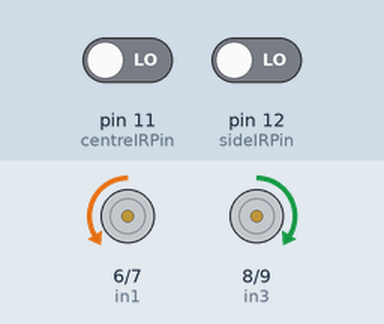
Bench run of a sketch on a simulated Arduino Uno, built with avr-gcc and run on an emulated ATmega328P. Parts: motor-driver pin pairs drawn as motors (green arrow = first pin HIGH = forward, orange = second pin HIGH = backward, longer = more drive, scaled by the enable pin). Inputs (shaded band) come from the test bench; at power-on: pin 11 (centreIRPin) LOW, pin 12 (sideIRPin) LOW.

Above: at 1.2 s.
1.3 s: pin 11 (centreIRPin) driven HIGH
At 2.5 s:
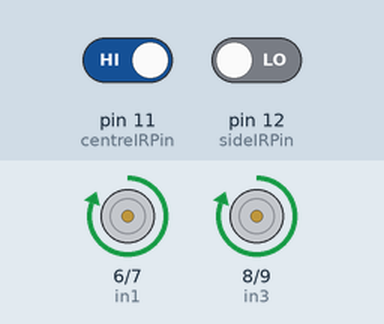
2.8 s: pin 11 (centreIRPin) driven LOW
At 4.0 s:
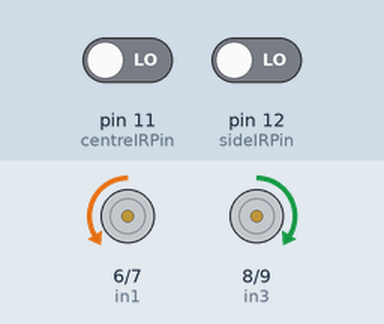
4.3 s: pin 12 (sideIRPin) driven HIGH
At 4.9 s:
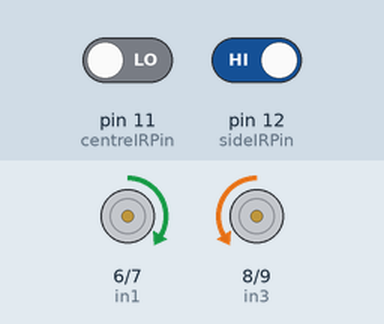
5.8 s: pin 12 (sideIRPin) driven LOW
At 8.6 s:
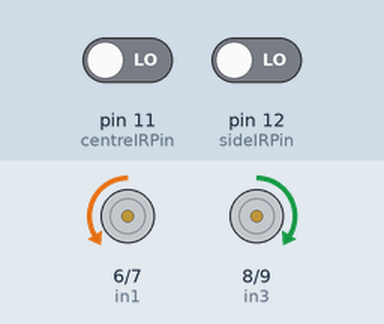
Timing chart, 0 to 9.8 s (numbered marks = the images above; inputs shaded):
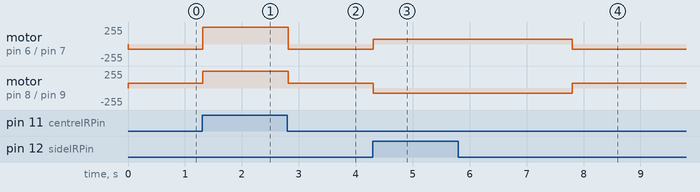

Measured:
- after the input at 1.3 s, motor on pin 6 (in1) / pin 7 (in2): backward 75/255 → forward 255/255 at once; motor on pin 8 (in3) / pin 9 (in4): forward 75/255 → forward 255/255 at once
- after the input at 2.8 s, motor on pin 6 (in1) / pin 7 (in2): forward 255/255 → backward 75/255 at once; motor on pin 8 (in3) / pin 9 (in4): forward 255/255 → forward 75/255 at once
- after the input at 4.3 s, motor on pin 6 (in1) / pin 7 (in2): backward 75/255 → forward 75/255 at once; motor on pin 8 (in3) / pin 9 (in4): forward 75/255 → backward 75/255 at once
- after the input at 5.8 s, motor on pin 6 (in1) / pin 7 (in2): forward 75/255 → backward 75/255 after 2.0 s; motor on pin 8 (in3) / pin 9 (in4): backward 75/255 → forward 75/255 after 2.0 s

The sketch:

motorAndIRV2.ino
```cpp
#include <Arduino.h>

// ==== TO DO ====
// need to fiddle with historySize array
// determine how many IR counts are taken per second.
// lots of testing

// wheel diameter: 3.3
// define pins
const int centreIRPin = 11;
const int sideIRPin = 12;
const int leftUltraPin = 2;
const int rightUltraPin = 3;

// Motor Driver Pins
// Left Motor (Motor A)
const int enA = 5;  // Speed control (Needs PWM ~ pin)
const int in1 = 6;  // Direction Pin 1
const int in2 = 7;  // Direction Pin 2

// Right Motor (Motor B)
const int enB = 10; // Speed control (Needs PWM ~ pin)
const int in3 = 8;  // Direction Pin 1
const int in4 = 9;  // Direction Pin 2

// --- Added for IR History ---
const int historySize = 100;
int sideIRHistory[historySize] = {0}; // Array to hold the last 10 readings
int historyIndex = 0;                 // Tracks where to write the next reading
bool foundHigh = false;

void setup() {
  Serial.begin(115200);
  pinMode(centreIRPin, INPUT);
  pinMode(sideIRPin, INPUT);

  // Set all motor control pins to outputs
  // Motor 1
  pinMode(enA, OUTPUT);
  pinMode(in1, OUTPUT);
  pinMode(in2, OUTPUT);

  // Motor 2
  pinMode(enB, OUTPUT);
  pinMode(in3, OUTPUT);
  pinMode(in4, OUTPUT);

  digitalWrite(in1, LOW);
  digitalWrite(in2, LOW);
  digitalWrite(in3, LOW);
  digitalWrite(in4, LOW);
}


void loop() {
  // log side IR
  sideIRHistory[historyIndex] = digitalRead(sideIRPin);
  historyIndex = (historyIndex + 1) % historySize;

  // Check center sensor
  if (digitalRead(centreIRPin) == HIGH) {
    // Set left motor forward
    digitalWrite(in1, HIGH);
    digitalWrite(in2, LOW);
    analogWrite(enA, 255);

    // Set right motor forward
    digitalWrite(in3, HIGH);
    digitalWrite(in4, LOW);
    analogWrite(enB, 255);
  }

  else if (digitalRead(centreIRPin) == LOW) {
    foundHigh = false;
    analogWrite(enA, 75);
    analogWrite(enB, 75);

    // search recent side IR values for HIGH
    for (int i = 0; i < historySize; i++) {
      if (sideIRHistory[i] == HIGH) {
        foundHigh = true;
        break;
      }
    }

    if (foundHigh) {
      // found recent HIGH values - turn in that direction
      digitalWrite(in1, HIGH);
      digitalWrite(in2, LOW);

      digitalWrite(in3, LOW);
      digitalWrite(in4, HIGH);

    } else {
      // no recent HIGH values - turn opposite direction
      digitalWrite(in1, LOW);
      digitalWrite(in2, HIGH);

      digitalWrite(in3, HIGH);
      digitalWrite(in4, LOW);
    }
  }

  // Reduced to 20ms for faster reaction time
  delay(20);
}
```
